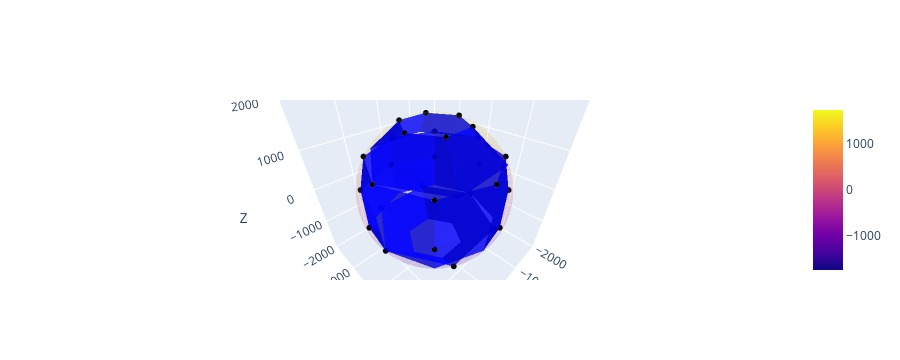

Notebook code for this chart:
### Code cell
import plotly.graph_objects as go

# Plot points onto sphere
scatter = go.Scatter3d(x=x, y=y, z=z, mode='markers', marker=dict(size=2, color='black'))

surface = go.Surface(x=x_sphere, y=y_sphere, z=z_sphere, opacity=0.1)
axlim = 2000 

# Plotting the 'rectangles' corresponding to each image 
rectangles = []
for f in range(29): 
    # Create a 3D Mesh for each image 'rectangle' 
    rectangle = go.Mesh3d(
        x=x1[f],
        y=y1[f],
        z=z1[f],
        color='blue',
        opacity=0.8,
        flatshading=True
    )
    rectangles.append(rectangle)

# Combine everything into a single figure
fig = go.Figure(data=[scatter, surface] + rectangles)
fig.update_layout(scene=dict(
                    xaxis=dict(nticks=4, range=[-axlim, axlim]), # Stops the axis from being crowded with numbers and becoming unclear
                    yaxis=dict(nticks=4, range=[-axlim, axlim]),
                    zaxis=dict(nticks=4, range=[-axlim, axlim]),
                    xaxis_title='X',
                    yaxis_title='Y',
                    zaxis_title='Z'))
fig.show()

### Figure 1 — Plotly figure (JSON) as saved in the notebook; plotly's stock layout.template omitted (floating-point values rounded to 4 significant figures; data arrays with more than 128 entries replaced by an {"elided": "..."} marker saying what was removed)
{"data": [{"marker": {"color": "black", "size": 2}, "mode": "markers", "type": "scatter3d", "x": [-734.5, -367.3, 367.3, 734.5, 367.3, -367.3, -1505.0, -1064.0, 9.216e-14, 1064.0, 1505.0, 1064.0, 9.216e-14, -1064.0, -1738, -1229.0, 1.064e-13, 1229.0, 1738, 1229.0, 1.064e-13, -1229.0, -1505.0, -752.6, 752.6, 1505.0, 752.6, -752.6, 1738], "y": [-8.995e-14, -636.1, -636.1, 0, 636.1, 636.1, -1.843e-13, -1064.0, -1505.0, -1064.0, 0, 1064.0, 1505.0, 1064.0, -2.128e-13, -1229.0, -1738, -1229.0, 0, 1229.0, 1738, 1229.0, -1.843e-13, -1304.0, -1304.0, 0, 1304.0, 1304.0, 0], "z": [1575.0, 1575.0, 1575.0, 1575.0, 1575.0, 1575.0, 869.0, 869.0, 869.0, 869.0, 869.0, 869.0, 869.0, 869.0, 0, 0, 0, 0, 0, 0, 0, 0, -869.0, -869.0, -869.0, -869.0, -869.0, -869.0, 0]}, {"opacity": 0.1, "type": "surface", "x": {"elided": "100x50 float values"}, "y": {"elided": "100x50 float values"}, "z": {"elided": "100x50 float values"}}, {"color": "blue", "flatshading": true, "opacity": 0.8, "type": "mesh3d", "x": [-734.5, -367.3, -1505.0, -752.6], "y": [-8.995e-14, -636.1, -1.843e-13, -1304.0], "z": [1575.0, 1575.0, 869.0, 869.0]}, {"color": "blue", "flatshading": true, "opacity": 0.8, "type": "mesh3d", "x": [-367.3, 367.3, -752.6, 752.6], "y": [-636.1, -636.1, -1304.0, -1304.0], "z": [1575.0, 1575.0, 869.0, 869.0]}, {"color": "blue", "flatshading": true, "opacity": 0.8, "type": "mesh3d", "x": [367.3, 734.5, 752.6, 1505.0], "y": [-636.1, 0, -1304.0, 0], "z": [1575.0, 1575.0, 869.0, 869.0]}, {"color": "blue", "flatshading": true, "opacity": 0.8, "type": "mesh3d", "x": [734.5, 367.3, 1505.0, 752.6], "y": [0, 636.1, 0, 1304.0], "z": [1575.0, 1575.0, 869.0, 869.0]}, {"color": "blue", "flatshading": true, "opacity": 0.8, "type": "mesh3d", "x": [367.3, -367.3, 752.6, -752.6], "y": [636.1, 636.1, 1304.0, 1304.0], "z": [1575.0, 1575.0, 869.0, 869.0]}, {"color": "blue", "flatshading": true, "opacity": 0.8, "type": "mesh3d", "x": [-367.3, -734.5, -752.6, -1505.0], "y": [636.1, 8.995e-14, 1304.0, 1.843e-13], "z": [1575.0, 1575.0, 869.0, 869.0]}, {"color": "blue", "flatshading": true, "opacity": 0.8, "type": "mesh3d", "x": [-1505.0, -1064.0, -1738, -1229.0], "y": [-1.843e-13, -1064.0, -2.128e-13, -1229.0], "z": [869.0, 869.0, 0, 0]}, {"color": "blue", "flatshading": true, "opacity": 0.8, "type": "mesh3d", "x": [-1064.0, 9.216e-14, -1229.0, 1.064e-13], "y": [-1064.0, -1505.0, -1229.0, -1738], "z": [869.0, 869.0, 0, 0]}, {"color": "blue", "flatshading": true, "opacity": 0.8, "type": "mesh3d", "x": [9.216e-14, 1064.0, 1.064e-13, 1229.0], "y": [-1505.0, -1064.0, -1738, -1229.0], "z": [869.0, 869.0, 0, 0]}, {"color": "blue", "flatshading": true, "opacity": 0.8, "type": "mesh3d", "x": [1064.0, 1505.0, 1229.0, 1738], "y": [-1064.0, 0, -1229.0, 0], "z": [869.0, 869.0, 0, 0]}, {"color": "blue", "flatshading": true, "opacity": 0.8, "type": "mesh3d", "x": [1505.0, 1064.0, 1738, 1229.0], "y": [0, 1064.0, 0, 1229.0], "z": [869.0, 869.0, 0, 0]}, {"color": "blue", "flatshading": true, "opacity": 0.8, "type": "mesh3d", "x": [1064.0, 9.216e-14, 1229.0, 1.064e-13], "y": [1064.0, 1505.0, 1229.0, 1738], "z": [869.0, 869.0, 0, 0]}, {"color": "blue", "flatshading": true, "opacity": 0.8, "type": "mesh3d", "x": [9.216e-14, -1064.0, 1.064e-13, -1229.0], "y": [1505.0, 1064.0, 1738, 1229.0], "z": [869.0, 869.0, 0, 0]}, {"color": "blue", "flatshading": true, "opacity": 0.8, "type": "mesh3d", "x": [-1064.0, -1505.0, -1229.0, -1738], "y": [1064.0, 1.843e-13, 1229.0, 2.128e-13], "z": [869.0, 869.0, 0, 0]}, {"color": "blue", "flatshading": true, "opacity": 0.8, "type": "mesh3d", "x": [-1738, -1229.0, -1505.0, -1064.0], "y": [-2.128e-13, -1229.0, -1.843e-13, -1064.0], "z": [0, 0, -869.0, -869.0]}, {"color": "blue", "flatshading": true, "opacity": 0.8, "type": "mesh3d", "x": [-1229.0, 1.064e-13, -1064.0, 9.216e-14], "y": [-1229.0, -1738, -1064.0, -1505.0], "z": [0, 0, -869.0, -869.0]}, {"color": "blue", "flatshading": true, "opacity": 0.8, "type": "mesh3d", "x": [1.064e-13, 1229.0, 9.216e-14, 1064.0], "y": [-1738, -1229.0, -1505.0, -1064.0], "z": [0, 0, -869.0, -869.0]}, {"color": "blue", "flatshading": true, "opacity": 0.8, "type": "mesh3d", "x": [1229.0, 1738, 1064.0, 1505.0], "y": [-1229.0, 0, -1064.0, 0], "z": [0, 0, -869.0, -869.0]}, {"color": "blue", "flatshading": true, "opacity": 0.8, "type": "mesh3d", "x": [1738, 1229.0, 1505.0, 1064.0], "y": [0, 1229.0, 0, 1064.0], "z": [0, 0, -869.0, -869.0]}, {"color": "blue", "flatshading": true, "opacity": 0.8, "type": "mesh3d", "x": [1229.0, 1.064e-13, 1064.0, 9.216e-14], "y": [1229.0, 1738, 1064.0, 1505.0], "z": [0, 0, -869.0, -869.0]}, {"color": "blue", "flatshading": true, "opacity": 0.8, "type": "mesh3d", "x": [1.064e-13, -1229.0, 9.216e-14, -1064.0], "y": [1738, 1229.0, 1505.0, 1064.0], "z": [0, 0, -869.0, -869.0]}, {"color": "blue", "flatshading": true, "opacity": 0.8, "type": "mesh3d", "x": [-1229.0, -1738, -1064.0, -1505.0], "y": [1229.0, 2.128e-13, 1064.0, 1.843e-13], "z": [0, 0, -869.0, -869.0]}, {"color": "blue", "flatshading": true, "opacity": 0.8, "type": "mesh3d", "x": [-1505.0, -752.6, -734.5, -367.3], "y": [-1.843e-13, -1304.0, -8.995e-14, -636.1], "z": [-869.0, -869.0, -1575.0, -1575.0]}, {"color": "blue", "flatshading": true, "opacity": 0.8, "type": "mesh3d", "x": [-752.6, 752.6, -367.3, 367.3], "y": [-1304.0, -1304.0, -636.1, -636.1], "z": [-869.0, -869.0, -1575.0, -1575.0]}, {"color": "blue", "flatshading": true, "opacity": 0.8, "type": "mesh3d", "x": [752.6, 1505.0, 367.3, 734.5], "y": [-1304.0, 0, -636.1, 0], "z": [-869.0, -869.0, -1575.0, -1575.0]}, {"color": "blue", "flatshading": true, "opacity": 0.8, "type": "mesh3d", "x": [1505.0, 752.6, 734.5, 367.3], "y": [0, 1304.0, 0, 636.1], "z": [-869.0, -869.0, -1575.0, -1575.0]}, {"color": "blue", "flatshading": true, "opacity": 0.8, "type": "mesh3d", "x": [752.6, -752.6, 367.3, -367.3], "y": [1304.0, 1304.0, 636.1, 636.1], "z": [-869.0, -869.0, -1575.0, -1575.0]}, {"color": "blue", "flatshading": true, "opacity": 0.8, "type": "mesh3d", "x": [-752.6, -1505.0, -367.3, -734.5], "y": [1304.0, 1.843e-13, 636.1, 8.995e-14], "z": [-869.0, -869.0, -1575.0, -1575.0]}, {"color": "blue", "flatshading": true, "opacity": 0.8, "type": "mesh3d", "x": [1738, 1738, 1738, 1738], "y": [0, 0, 0, 0], "z": [0, 0, 0, 0]}], "layout": {"height": 360, "scene": {"aspectmode": "auto", "aspectratio": {"x": 1.0, "y": 1.0, "z": 1.0}, "camera": {"center": {"x": 0, "y": 0, "z": 0}, "eye": {"x": 0.7359, "y": 0.7359, "z": 0.7359}, "projection": {"type": "perspective"}, "up": {"x": 0, "y": 0, "z": 1}}, "xaxis": {"nticks": 4, "range": [-2000, 2000], "title": {"text": "X"}, "type": "linear"}, "yaxis": {"nticks": 4, "range": [-2000, 2000], "title": {"text": "Y"}, "type": "linear"}, "zaxis": {"nticks": 4, "range": [-2000, 2000], "title": {"text": "Z"}, "type": "linear"}}}}
